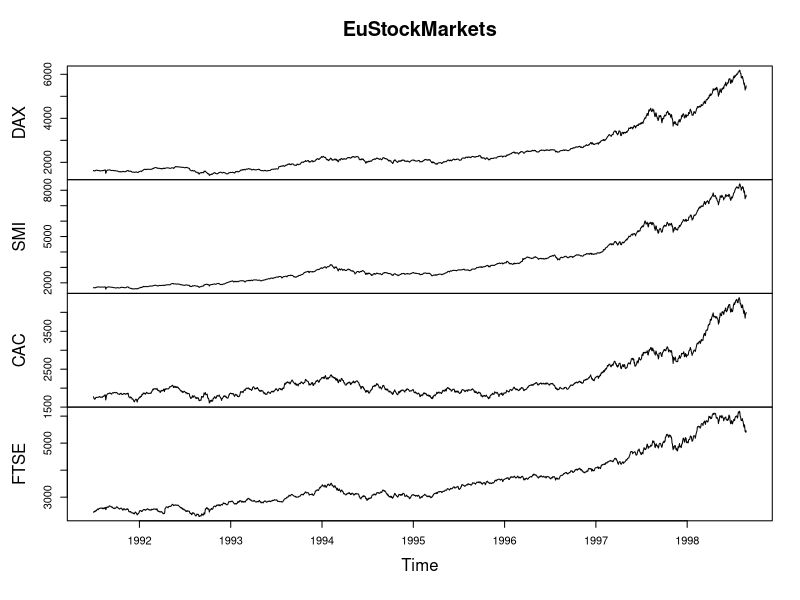

The R script that drew this image:
# データセットとして4つの欧州株価指数の
# 1991～1998までの毎日の終値のデータを用いる.

# データの先頭5行を表示
print(head(EuStockMarkets))

# 時系列をプロット
plot(EuStockMarkets)

# 1年あたりのデータ頻度
print(frequency(EuStockMarkets))

# 開始・終了時刻を求める
print(start(EuStockMarkets))
print(end(EuStockMarkets))

# 時間断面の抽出
print(window(EuStockMarkets,start=1997,end=1998))